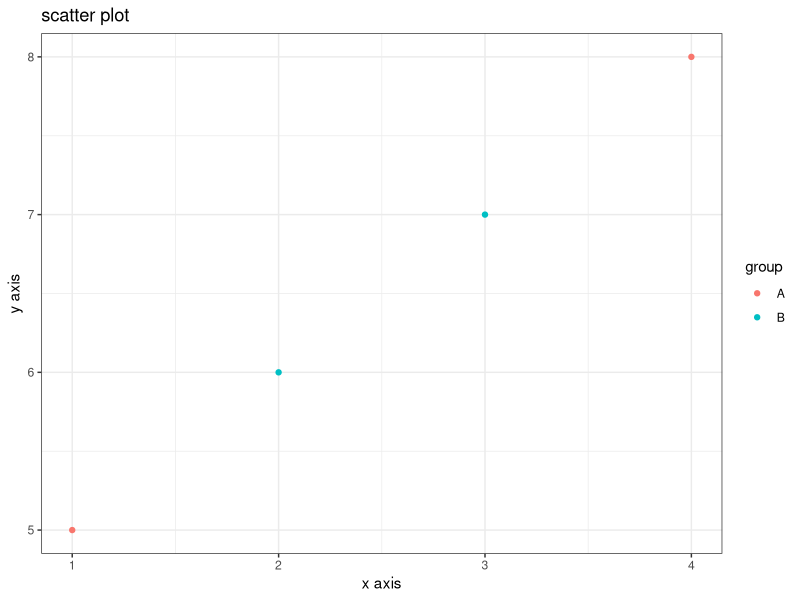

Write R code to recreate this figure.
library(ggplot2)

data <- data.frame(
    x = c(1, 2, 3, 4),
    y = c(5, 6, 7, 8),
    group = c("A", "B", "B", "A")
)

ggplot(data, aes(x = x, y = y, color = group)) +
    geom_point() +
    xlab("x axis") + 
    ylab("y axis") +
    ggtitle("scatter plot") +
    theme_bw()
